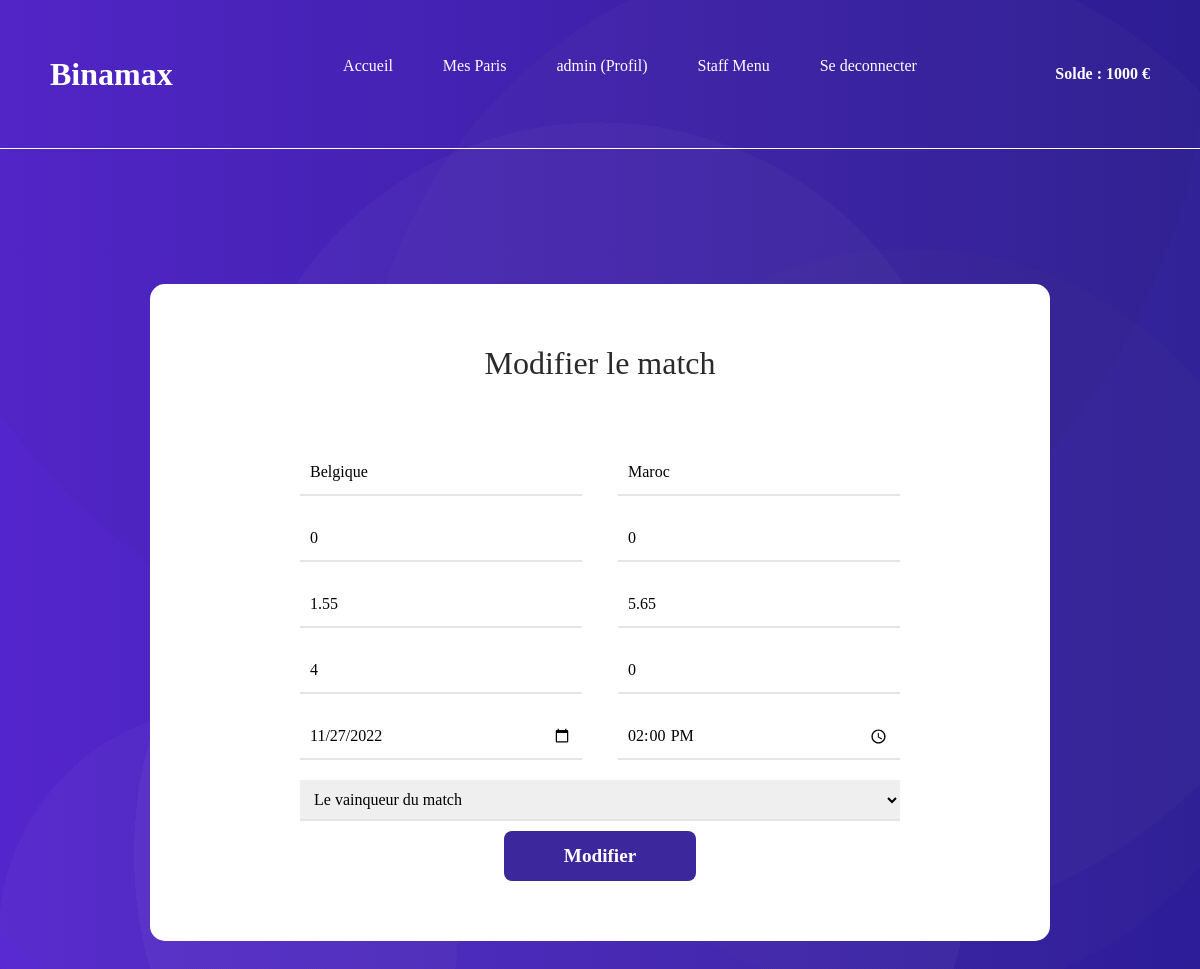
The app's page /modifier_match.php?id=2 (signed in) with its own data.
### tables this page shows
CREATE TABLE `les_matchs` (
  `ID` int(11) NOT NULL,
  `equipe1` varchar(30) DEFAULT NULL,
  `equipe2` varchar(30) DEFAULT NULL,
  `score1` int(11) DEFAULT '0',
  `score2` int(11) DEFAULT '0',
  `la_date` date DEFAULT NULL,
  `heure` time DEFAULT NULL,
  `cote_equipe1` double DEFAULT NULL,
  `cote_equipe2` double DEFAULT NULL,
  `cote_nul` double DEFAULT NULL,
  `vainqueur` varchar(30) DEFAULT NULL,
  `status_match` int(11) DEFAULT '0'
);

### modifier_match.php (the view, shortened to what this page needs)
<?php
require_once("header.php");
require_once("navbar.php");
?>
<link rel="stylesheet" href="Styles/edit.css">
<br>
            <section id="edit">
            <div class="container">
                <div class="title">
                    <h2>Modifier le match</h2>
                </div>
                <?php
                    $req = $bdd->prepare("SELECT * FROM les_matchs where id = ?");
                    $req->execute([$_GET['id']]);
                    $match = $req->fetch();
                ?>
               <form action="#" method="POST">
                    <input value ="<?= $match['equipe1'] ?>"type="text" name="equipe1" placeholder="Nom de l'equipe 1" required>
                    <input value ="<?= $match['equipe2'] ?>"type="text" name="equipe2" placeholder="Nom de l'equipe 2" required>
                    <input value ="<?= $match['score1'] ?>"type="text" name="score1" placeholder="Score de l'equipe 1" required>
                    <input value ="<?= $match['score2'] ?>"type="text" name="score2" placeholder="Score de l'equipe 2" required>
                    <input value ="<?= $match['cote_equipe1'] ?>"type="int" name="cote_equipe1"  placeholder="la cote de equipe 1" required>
                    <input value ="<?= $match['cote_equipe2'] ?>"type="int" name="cote_equipe2"  placeholder="la cote de equipe 2" required>
                    <input value ="<?= $match['cote_nul'] ?>"type="int" name="cote_nul"  placeholder="la cote match nul " required>
                    <input value ="<?= $match['status_match'] ?>"type="int" name="status_match" placeholder="Le status du match">
                    <input value ="<?= $match['la_date'] ?>"type="date" name="la_date"  placeholder="La date du match" required>
                    <input value ="<?= $match['heure'] ?>"type="time" name="heure"  placeholder="L'heure du match" required>
                    <select name="vainqueur" id="vainqueur">
                        <option value="">Le vainqueur du match</option>
                    </select>
                    <button type="submit" name="submit">Modifier</button>
                </form>
            </section>

### Styles/style.css (style rules this page uses)
* { margin:0; padding: 0; text-decoration: none; list-style: none; }
body { font-family: 'Poppins'; background-image: radial-gradient(circle at 19% 90%, rgba(190, 190, 190,0.04) 0%, rgba(190, 190, 190,0.04) 17%,transparent 17%, transparent 100%),radial-gradient(circle at 73% 2%, rgba(78, 78, 78,0.04) 0%, rgba(78, 78, 78,0.04) 94%,transparent 94%, transparent 100%),radial-gradient(circle at 45% 2%, rgba(18, 18, 18,0.04) 0%, rgba(18, 18, 18,0.04) 55%,transparent 55%, transparent 100%),radial-gradient(circle at 76% 60%, rgba(110, 110, 110,0.04) 0%, rgba(110, 110, 110,0.04) 34%,transparent 34%, transparent 100%),radial-gradient(circle at 68% 56%, rgba(246, 246, 246,0.04) 0%, rgba(246, 246, 246,0.04) 16%,transparent 16%, transparent 100%),radial-gradient(circle at 71% 42%, rgba(156, 156, 156,0.04) 0%, rgba(156, 156, 156,0.04) 47%,transparent 47%, transparent 100%),radial-gradient(circle at 46% 82%, rgba(247, 247, 247,0.04) 0%, rgba(247, 247, 247,0.04) 39%,transparent 39%, transparent 100%),radial-gradient(circle at 50% 47%, rgba(209, 209, 209,0.04) 0%, rgba(209, 209, 209,0.04) 45%,transparent 45%, transparent 100%),linear-gradient(90deg, rgb(84, 36, 210),rgb(44, 27, 154)); background-size: cover; background-repeat: no-repeat; background-attachment: fixed; background-position: center; overflow-x: hidden; }

### Styles/edit.css (style rules this page uses)
body { overflow-y: scroll; overflow-x: hidden; }
section#edit { padding: 100px 15px; }
section#edit .container { max-width: 900px; margin: 0px auto; display: flex; flex-direction: column; justify-content: space-between; align-items: center; padding: 60px 10px; box-sizing: border-box; border-radius: 15px; background-color: rgba(255, 255, 255); }
section#edit .container .title { text-align: center; margin-bottom: 50px; color: #2a2a2a; }
section#edit .container form { display: flex; flex-wrap: wrap; justify-content: space-between; max-width: 600px; }
section#edit .container form input { width: 47%; }
section#edit .container form input { margin-bottom: 10px; margin: 10px 0; padding: 10px; box-sizing: border-box; border : none; outline: none; border-bottom: 2px solid #e4e4ec; transition: 0.2s; }
section#edit .container form button { width: 192px; height: 50px; border-radius: 8px; border: none; background-color: #3C279D; color: white; font-weight:bold; font-size: 1.2em; cursor: pointer; outline: none; margin: 0 auto; }
section#edit .container form select#vainqueur { width: 100%; margin: 10px 0; padding: 10px; box-sizing: border-box; border : none; outline: none; border-bottom: 2px solid #e4e4ec; transition: 0.2s; }

### records on screen
les_matchs: equipe1 "Belgique", equipe2 "Maroc", score1 "0", score2 "0", cote_equipe1 "1.55", cote_equipe2 "5.65", cote_nul "4", status_match "0", la_date "11/27/2022", heure "14:00:00"

### other values on screen
$_SESSION["username"] "admin"
$_SESSION["argent"] "1000"
